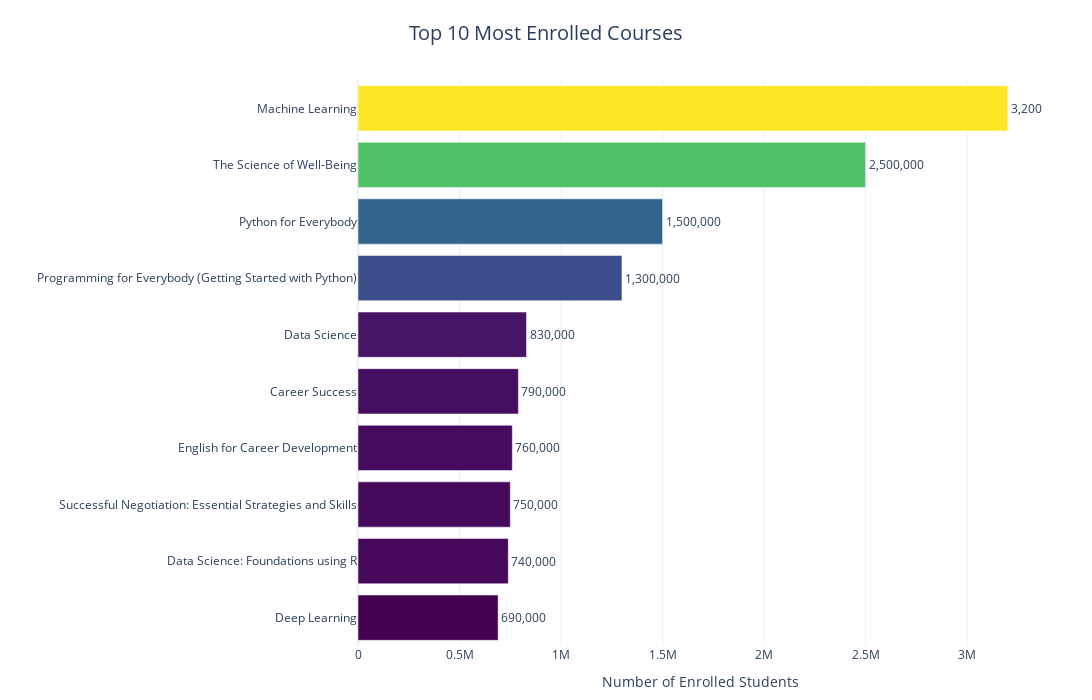

Notebook cell for this chart:
### Markdown cell above
### Top 10 Courses

### Code cell
top_10 = (
    df.sort_values(by="course_students_enrolled", ascending=False)
      .head(10)
)

fig = px.bar(
    top_10,
    x="course_students_enrolled",
    y="course_title",
    orientation="h",
    title="Top 10 Most Enrolled Courses",
    color="course_students_enrolled",                    # Color by enrollment
    color_continuous_scale=px.colors.sequential.Viridis, # A vibrant scale without white highlights
    text="course_students_enrolled"                      # Numeric labels on bars
)

fig.update_layout(
    template="plotly_white",    
    width=1500,                 
    height=700,                
    title_font=dict(size=20),
    xaxis_title="Number of Enrolled Students",
    yaxis_title="",
    yaxis=dict(autorange="reversed"),
    coloraxis_showscale=False,   # Hide color legend if you prefer
    margin=dict(l=150, r=50, t=80, b=50)  
)

fig.update_layout(title_x=0.5)

fig.update_traces(
    textposition="outside",
    texttemplate="%{x:,.0f}"     # e.g. "3,200,000" with commas
)

fig.show()

### Figure 1 — Plotly figure (JSON) as saved in the notebook; plotly's stock layout.template omitted (floating-point values rounded to 4 significant figures)
{"data": [{"alignmentgroup": "True", "hovertemplate": "course_students_enrolled=%{marker.color}<br>course_title=%{y}<extra></extra>", "legendgroup": "", "marker": {"color": [3200000, 2500000, 1500000, 1300000, 830000, 790000, 760000, 750000, 740000, 690000], "coloraxis": "coloraxis", "pattern": {"shape": ""}}, "name": "", "offsetgroup": "", "orientation": "h", "showlegend": false, "text": [3200000, 2500000, 1500000, 1300000, 830000, 790000, 760000, 750000, 740000, 690000], "textposition": "outside", "texttemplate": "%{x:,.0f}", "type": "bar", "x": [3200000, 2500000, 1500000, 1300000, 830000, 790000, 760000, 750000, 740000, 690000], "xaxis": "x", "y": ["Machine Learning", "The Science of Well-Being", "Python for Everybody", "Programming for Everybody (Getting Started with Python)", "Data Science", "Career Success", "English for Career Development", "Successful Negotiation: Essential Strategies and Skills", "Data Science: Foundations using R", "Deep Learning"], "yaxis": "y"}], "layout": {"barmode": "relative", "coloraxis": {"colorbar": {"title": {"text": "course_students_enrolled"}}, "colorscale": [[0, "#440154"], [0.1111, "#482878"], [0.2222, "#3e4989"], [0.3333, "#31688e"], [0.4444, "#26828e"], [0.5556, "#1f9e89"], [0.6667, "#35b779"], [0.7778, "#6ece58"], [0.8889, "#b5de2b"], [1, "#fde725"]], "showscale": false}, "height": 700, "legend": {"tracegroupgap": 0}, "margin": {"b": 50, "l": 150, "r": 50, "t": 80}, "title": {"font": {"size": 20}, "text": "Top 10 Most Enrolled Courses", "x": 0.5}, "width": 1500, "xaxis": {"anchor": "y", "domain": [0, 1], "title": {"text": "Number of Enrolled Students"}}, "yaxis": {"anchor": "x", "autorange": "reversed", "domain": [0, 1], "title": {"text": ""}}}}
